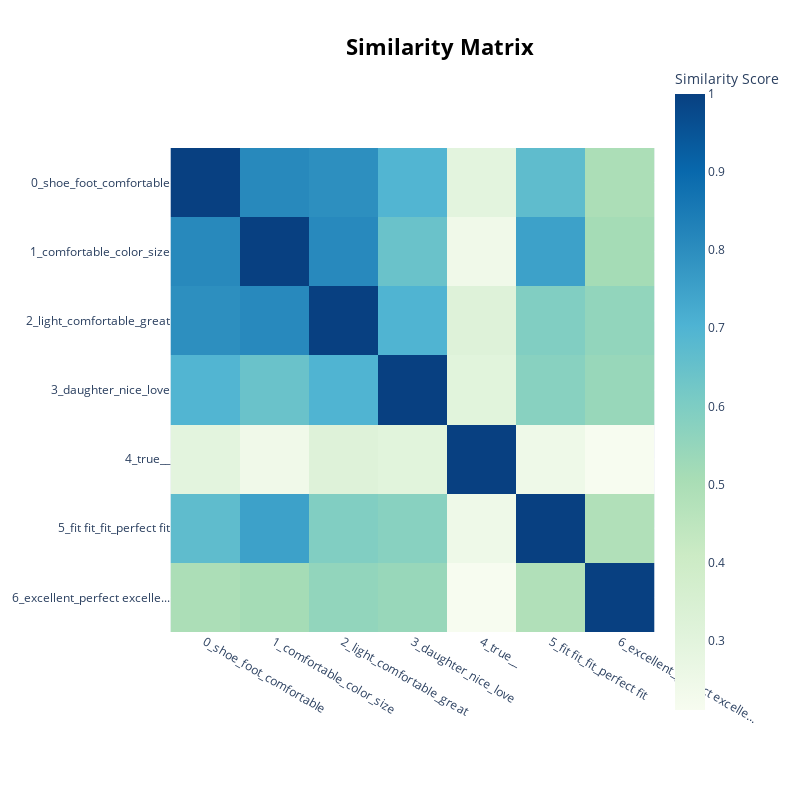

Notebook source saved alongside this figure:
### Code cell
model.visualize_heatmap()

### Figure 1 — Plotly figure (JSON) as saved in the notebook; plotly's stock layout.template omitted (floating-point values rounded to 4 significant figures)
{"data": [{"coloraxis": "coloraxis", "hovertemplate": "x: %{x}<br>y: %{y}<br>Similarity Score: %{z}<extra></extra>", "name": "0", "type": "heatmap", "x": ["0_shoe_foot_comfortable", "1_comfortable_color_size", "2_light_comfortable_great", "3_daughter_nice_love", "4_true__", "5_fit fit_fit_perfect fit", "6_excellent_perfect excelle..."], "xaxis": "x", "y": ["0_shoe_foot_comfortable", "1_comfortable_color_size", "2_light_comfortable_great", "3_daughter_nice_love", "4_true__", "5_fit fit_fit_perfect fit", "6_excellent_perfect excelle..."], "yaxis": "y", "z": [[1.0, 0.8121, 0.796, 0.6949, 0.2959, 0.6679, 0.4966], [0.8121, 1, 0.8101, 0.6435, 0.2427, 0.7509, 0.5146], [0.796, 0.8101, 1.0, 0.7009, 0.321, 0.5924, 0.556], [0.6949, 0.6435, 0.7009, 1.0, 0.3041, 0.5763, 0.5421], [0.2959, 0.2427, 0.321, 0.3041, 1, 0.2491, 0.2112], [0.6679, 0.7509, 0.5924, 0.5763, 0.2491, 1.0, 0.4828], [0.4966, 0.5146, 0.556, 0.5421, 0.2112, 0.4828, 1]]}], "layout": {"coloraxis": {"colorbar": {"title": {"text": "Similarity Score"}}, "colorscale": [[0, "rgb(247,252,240)"], [0.125, "rgb(224,243,219)"], [0.25, "rgb(204,235,197)"], [0.375, "rgb(168,221,181)"], [0.5, "rgb(123,204,196)"], [0.625, "rgb(78,179,211)"], [0.75, "rgb(43,140,190)"], [0.875, "rgb(8,104,172)"], [1, "rgb(8,64,129)"]]}, "height": 800, "hoverlabel": {"bgcolor": "white", "font": {"family": "Rockwell", "size": 16}}, "legend": {"title": {"text": "Trend"}}, "margin": {"t": 60}, "showlegend": true, "title": {"font": {"color": "Black", "size": 22}, "text": "<b>Similarity Matrix</b>", "x": 0.55, "xanchor": "center", "y": 0.95, "yanchor": "top"}, "width": 800, "xaxis": {"anchor": "y", "constrain": "domain", "domain": [0, 1], "scaleanchor": "y"}, "yaxis": {"anchor": "x", "autorange": "reversed", "constrain": "domain", "domain": [0, 1]}}}
